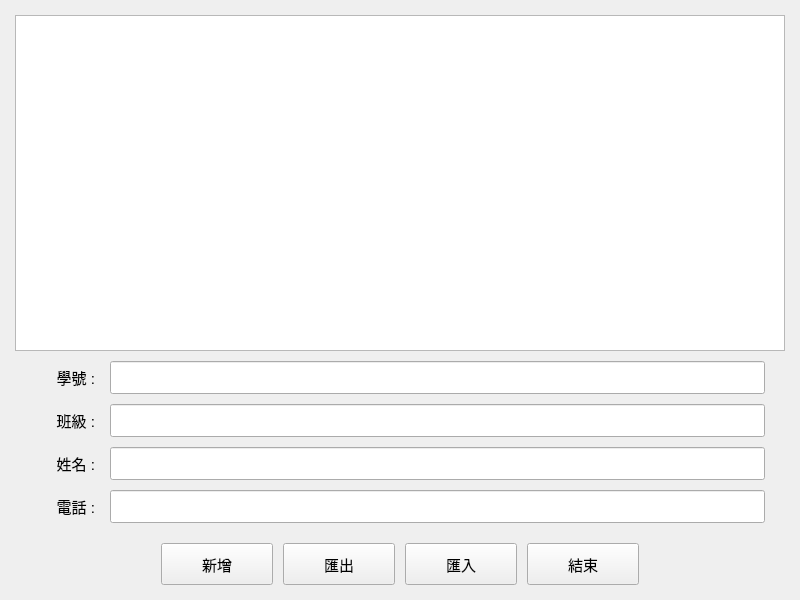
<?xml version="1.0" encoding="UTF-8"?>
<ui version="4.0">
 <class>myWidget</class>
 <widget class="QWidget" name="myWidget">
  <property name="geometry">
   <rect>
    <x>0</x>
    <y>0</y>
    <width>800</width>
    <height>600</height>
   </rect>
  </property>
  <property name="windowTitle">
   <string>聯絡人管理系統</string>
  </property>
  <property name="styleSheet">
   <string notr="true">QWidget {
    font-size: 11pt;
}

QPushButton {
    min-width: 80px;
    min-height: 30px;
    padding: 5px 15px;
}

QLineEdit {
    min-height: 25px;
    padding: 3px;
}

QLabel {
    min-width: 60px;
}</string>
  </property>
  <layout class="QVBoxLayout" name="verticalLayout">
   <property name="spacing">
    <number>10</number>
   </property>
   <property name="leftMargin">
    <number>15</number>
   </property>
   <property name="topMargin">
    <number>15</number>
   </property>
   <property name="rightMargin">
    <number>15</number>
   </property>
   <property name="bottomMargin">
    <number>15</number>
   </property>
   <item>
    <widget class="QTableWidget" name="tableWidget">
     <property name="alternatingRowColors">
      <bool>true</bool>
     </property>
    </widget>
   </item>
   <item>
    <layout class="QFormLayout" name="formLayout">
     <property name="horizontalSpacing">
      <number>15</number>
     </property>
     <property name="verticalSpacing">
      <number>10</number>
     </property>
     <property name="leftMargin">
      <number>20</number>
     </property>
     <property name="rightMargin">
      <number>20</number>
     </property>
     <property name="labelAlignment">
      <set>Qt::AlignRight|Qt::AlignTrailing|Qt::AlignVCenter</set>
     </property>
     <item row="0" column="0">
      <widget class="QLabel" name="label">
       <property name="text">
        <string>學號 :</string>
       </property>
       <property name="alignment">
        <set>Qt::AlignRight|Qt::AlignTrailing|Qt::AlignVCenter</set>
       </property>
      </widget>
     </item>
     <item row="0" column="1">
      <widget class="QLineEdit" name="lineEdit">
       <property name="minimumSize">
        <size>
         <width>200</width>
         <height>0</height>
        </size>
       </property>
      </widget>
     </item>
     <item row="1" column="0">
      <widget class="QLabel" name="label_3">
       <property name="text">
        <string>班級 :</string>
       </property>
       <property name="alignment">
        <set>Qt::AlignRight|Qt::AlignTrailing|Qt::AlignVCenter</set>
       </property>
      </widget>
     </item>
     <item row="1" column="1">
      <widget class="QLineEdit" name="lineEdit_3">
       <property name="minimumSize">
        <size>
         <width>200</width>
         <height>0</height>
        </size>
       </property>
      </widget>
     </item>
     <item row="2" column="0">
      <widget class="QLabel" name="label_2">
       <property name="text">
        <string>姓名 :</string>
       </property>
       <property name="alignment">
        <set>Qt::AlignRight|Qt::AlignTrailing|Qt::AlignVCenter</set>
       </property>
      </widget>
     </item>
     <item row="2" column="1">
      <widget class="QLineEdit" name="lineEdit_2">
       <property name="minimumSize">
        <size>
         <width>200</width>
         <height>0</height>
        </size>
       </property>
      </widget>
     </item>
     <item row="3" column="0">
      <widget class="QLabel" name="label_4">
       <property name="text">
        <string>電話 :</string>
       </property>
       <property name="alignment">
        <set>Qt::AlignRight|Qt::AlignTrailing|Qt::AlignVCenter</set>
       </property>
      </widget>
     </item>
     <item row="3" column="1">
      <widget class="QLineEdit" name="lineEdit_4">
       <property name="minimumSize">
        <size>
         <width>200</width>
         <height>0</height>
        </size>
       </property>
      </widget>
     </item>
    </layout>
   </item>
   <item>
    <layout class="QHBoxLayout" name="horizontalLayout">
     <property name="spacing">
      <number>10</number>
     </property>
     <property name="topMargin">
      <number>10</number>
     </property>
     <item>
      <spacer name="horizontalSpacer">
       <property name="orientation">
        <enum>Qt::Horizontal</enum>
       </property>
       <property name="sizeHint" stdset="0">
        <size>
         <width>40</width>
         <height>20</height>
        </size>
       </property>
      </spacer>
     </item>
     <item>
      <widget class="QPushButton" name="pushButton_2">
       <property name="text">
        <string>新增</string>
       </property>
      </widget>
     </item>
     <item>
      <widget class="QPushButton" name="pushButton">
       <property name="text">
        <string>匯出</string>
       </property>
      </widget>
     </item>
     <item>
      <widget class="QPushButton" name="pushButton_3">
       <property name="text">
        <string>匯入</string>
       </property>
      </widget>
     </item>
     <item>
      <widget class="QPushButton" name="pushButton_4">
       <property name="text">
        <string>結束</string>
       </property>
      </widget>
     </item>
     <item>
      <spacer name="horizontalSpacer_2">
       <property name="orientation">
        <enum>Qt::Horizontal</enum>
       </property>
       <property name="sizeHint" stdset="0">
        <size>
         <width>40</width>
         <height>20</height>
        </size>
       </property>
      </spacer>
     </item>
    </layout>
   </item>
  </layout>
 </widget>
 <resources/>
 <connections/>
</ui>
